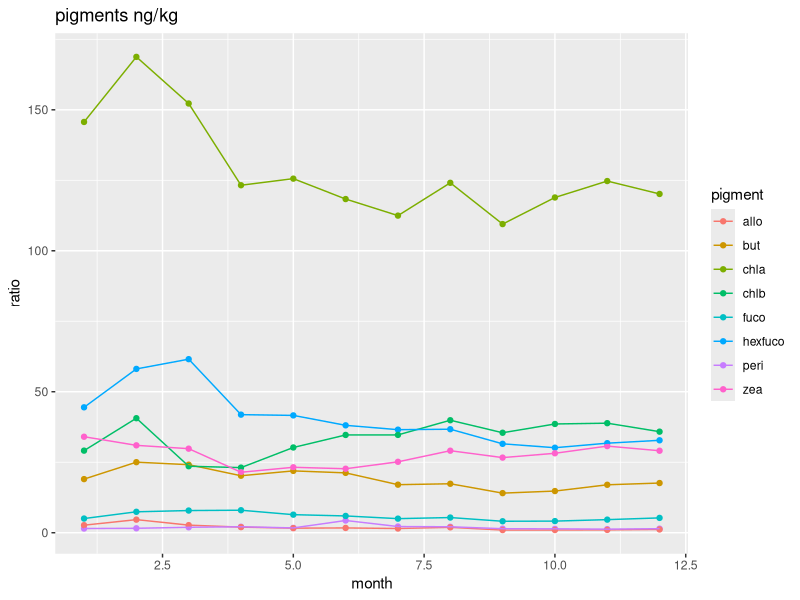
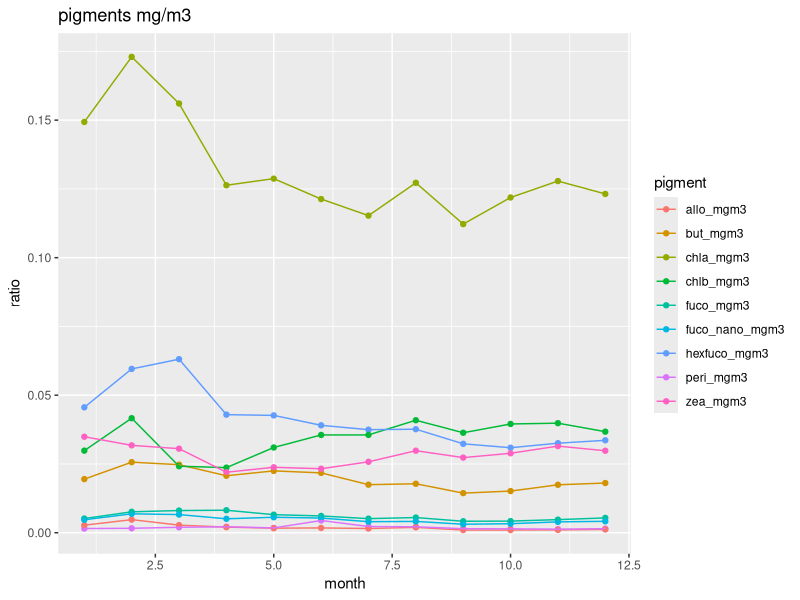
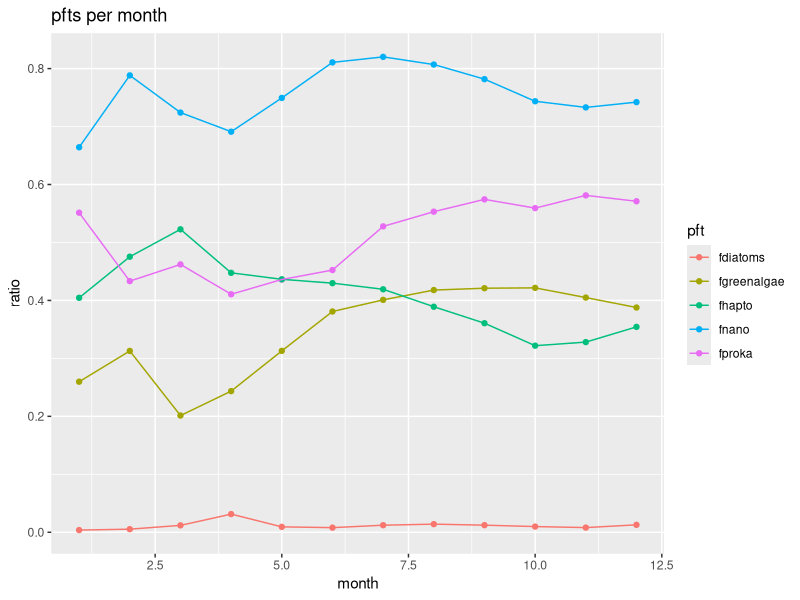
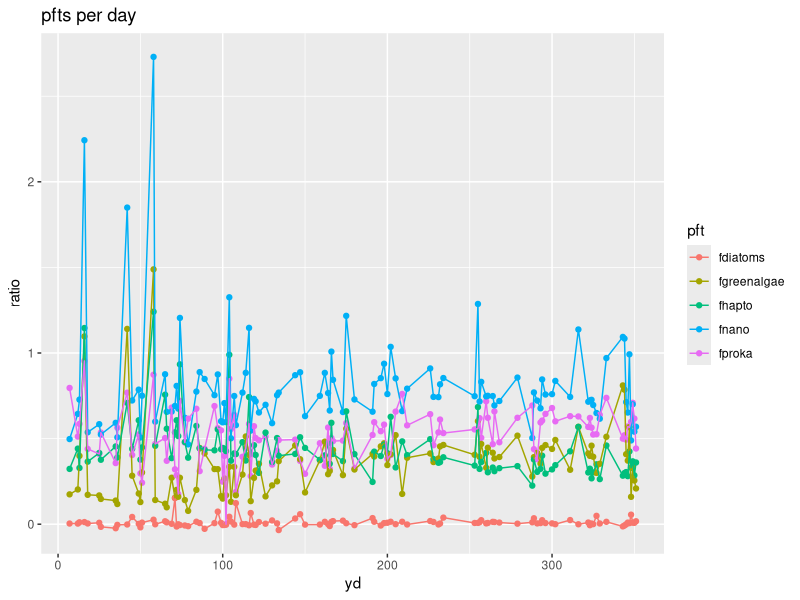

Generate these figures, in order, with R:
## ---- chunk 1
#load in libraries
library(tidyverse)
library(lubridate)
library(viridis)
library(gridExtra)
## ---- chunk 2
pigments = read_csv('893521_v8_bats_pigments.csv')
## ---- chunk 3
pig = pigments %>%
  select(ID, ISO_DateTime_UTC, yyyymmdd, decy, time, Latitude, Longitude, Cruise_num, Cast, Cast_type, Bottle_number, Depth, QF_depth, p4, QF_p4, p5, QF_p5, p6, QF_p6, p7, QF_p7, p10, QF_p10, p13, QF_p13, p14, QF_p14, p19, QF_p19)
#QF_Niskin_GoFlo and QF_depth might be good to have for later
## ---- chunk 4
pig_clean = pig %>%
  filter(QF_p4 != 9 | 
           QF_p4 != 9 |
           QF_p5 != 9 |
           QF_p6 != 9 |
           QF_p7 != 9 |
           QF_p10 != 9 |
           QF_p13 != 9 |
           QF_p14 != 9 |
           QF_p19 != 9) %>%
  filter(Depth < 200) #photic zone
## ---- chunk 5
pig_clean_yd = pig_clean %>%
  mutate(year = year(ISO_DateTime_UTC),
         month = month(ISO_DateTime_UTC),
         day = day(ISO_DateTime_UTC),
         yd = yday(ISO_DateTime_UTC)) %>%
  select(ID, ISO_DateTime_UTC, yyyymmdd, decy, time, month, day, year, yd, Latitude, Longitude, Cruise_num, Cast, Cast_type, Bottle_number, Depth, p4, QF_p4, p5, QF_p5, p6, QF_p6, p7, QF_p7, p10, QF_p10, p13, QF_p13, p14, QF_p14, p19, QF_p19) %>%
  filter(year >= 2014)
## ---- chunk 6
#monthly average
pig_clean_month = pig_clean_yd %>%
  group_by(month) %>% 
  summarise(across(starts_with('p'), \(x) mean(x, na.rm = TRUE))) %>%
  rename(peri = p4,
         but = p5,
         fuco = p6,
         hexfuco = p7,
         allo = p10,
         chlb = p13,
         chla = p14,
         zea = p19) %>%
  mutate(peri_mgm3 = peri*1025*0.000001,
         but_mgm3 = but*1025*0.000001,
         fuco_mgm3 = fuco*1025*0.000001,
         hexfuco_mgm3 = hexfuco*1025*0.000001,
         allo_mgm3 = allo*1025*0.000001,
         chlb_mgm3 = chlb*1025*0.000001,
         chla_mgm3 = chla*1025*0.000001,
         zea_mgm3 = zea*1025*0.000001,
         fuco_nano_mgm3 = (hexfuco_mgm3^0.098)*(but_mgm3^1.284))
## ---- chunk 7
pig_clean_month_long_ngkg = pig_clean_month %>%
  select(-peri_mgm3, -but_mgm3, -fuco_mgm3, -hexfuco_mgm3, -allo_mgm3, -chlb_mgm3, -chla_mgm3, -zea_mgm3, -fuco_nano_mgm3) %>%
  pivot_longer(cols = 2:9,
               names_to = 'pigment',
               values_to = 'ratio')

pig_clean_month_long_mgm3 = pig_clean_month %>%
  select(-peri, -but, -fuco, -hexfuco, -allo, -chlb, -chla, -zea) %>%
  pivot_longer(cols = 2:10,
               names_to = 'pigment',
               values_to = 'ratio')
## ---- chunk 8
ggplot(pig_clean_month_long_ngkg, aes(x = month, y = ratio)) + 
  geom_point(aes(color = pigment)) +
  geom_line(aes(group = pigment, color = pigment)) +
  labs(title = 'pigments ng/kg')
ggplot(pig_clean_month_long_mgm3, aes(x = month, y = ratio)) + 
  geom_point(aes(color = pigment)) +
  geom_line(aes(group = pigment, color = pigment)) +
  labs(title = 'pigments mg/m3')
## ---- chunk 9
#filter for the 2 and 0.08
pfts_month = pig_clean_month %>%
  select(month) %>%
  mutate(fproka = ((2.36*pig_clean_month$zea_mgm3)/pig_clean_month$chla_mgm3),
         fgreenalgae = ((1.30*pig_clean_month$chlb_mgm3)/pig_clean_month$chla_mgm3),
         fnano = ((1.07*pig_clean_month$hexfuco_mgm3+2.06*pig_clean_month$allo_mgm3+1.30*pig_clean_month$chlb_mgm3+1.27*pig_clean_month$fuco_nano_mgm3)/pig_clean_month$chla_mgm3),
         fhapto = fnano-fgreenalgae,
         fdiatoms = (1.27*(pig_clean_month$fuco_mgm3-pig_clean_month$fuco_nano_mgm3))/pig_clean_month$chla_mgm3) 
## ---- chunk 10
pfts_month_long = pfts_month %>%
  pivot_longer(cols = starts_with('f'),
               names_to = 'pft',
               values_to = 'ratio')
## ---- chunk 11
ggplot(pfts_month_long, aes(x = month, y = ratio)) + 
  geom_point(aes(color = pft)) +
  geom_line(aes(group = pft, color = pft)) +
  labs(title = 'pfts per month')
## ---- chunk 12
#daily average
pig_clean_day = pig_clean_yd %>%
  group_by(yd) %>% 
  summarise(across(starts_with('p'), \(x) mean(x, na.rm = TRUE))) %>%
  rename(peri = p4,
         but = p5,
         fuco = p6,
         hexfuco = p7,
         allo = p10,
         chlb = p13,
         chla = p14,
         zea = p19) %>%
  mutate(peri_mgm3 = peri*1025*0.000001,
         but_mgm3 = but*1025*0.000001,
         fuco_mgm3 = fuco*1025*0.000001,
         hexfuco_mgm3 = hexfuco*1025*0.000001,
         allo_mgm3 = allo*1025*0.000001,
         chlb_mgm3 = chlb*1025*0.000001,
         chla_mgm3 = chla*1025*0.000001,
         zea_mgm3 = zea*1025*0.000001,
         fuco_nano_mgm3 = (hexfuco_mgm3^0.098)*(but_mgm3^1.284))
## ---- chunk 13
pfts_day = pig_clean_day %>%
  select(yd) %>%
  mutate(fproka = ((2.36*pig_clean_day$zea_mgm3)/pig_clean_day$chla_mgm3),
         fgreenalgae = ((1.30*pig_clean_day$chlb_mgm3)/pig_clean_day$chla_mgm3)) %>%
#pig_clean_day$chla_mgm3 >= 2 all results in FALSE
#pig_clean_day$chla_mgm3 > 0.08 & pig_clean_day$chla_mgm3 < 2 results in mostly TRUE some FALSE meaning I use the S6 equation for those
#pig_clean_day$chla_mgm3 <= 0.08 results in mostly FALSE with some TRUE so I use S7
  mutate(fnano = case_when(
    pig_clean_day$chla_mgm3 > 0.08 & pig_clean_day$chla_mgm3 < 2 ~ ((1.07*pig_clean_day$hexfuco_mgm3+2.06*pig_clean_day$allo_mgm3+1.30*pig_clean_day$chlb_mgm3+1.27*pig_clean_day$fuco_nano_mgm3)/pig_clean_day$chla_mgm3),
    pig_clean_day$chla_mgm3 <= 0.08 ~ ((12.5*pig_clean_day$chla_mgm3*1.07*pig_clean_day$hexfuco_mgm3)/pig_clean_day$chla_mgm3)+(((1.07*pig_clean_day$hexfuco_mgm3)+(2.06*pig_clean_day$allo_mgm3)+(1.30*pig_clean_day$chlb_mgm3))/pig_clean_day$chla_mgm3)+((1.27*pig_clean_day$fuco_nano_mgm3)/pig_clean_day$chla_mgm3)),
         fhapto = fnano-fgreenalgae,
    fdiatoms = (1.27*(pig_clean_day$fuco_mgm3-pig_clean_day$fuco_nano_mgm3))/pig_clean_day$chla_mgm3)

#diatom equation used is S10 because all chla is lower than 2 mg/m3
## ---- chunk 14
pfts_day_long = pfts_day %>%
  pivot_longer(cols = starts_with('f'),
               names_to = 'pft',
               values_to = 'ratio')
## ---- chunk 15
ggplot(pfts_day_long, aes(x = yd, y = ratio)) + 
  geom_point(aes(color = pft)) +
  geom_line(aes(group = pft, color = pft)) +
  labs(title = 'pfts per day')
#ratio is messed up
